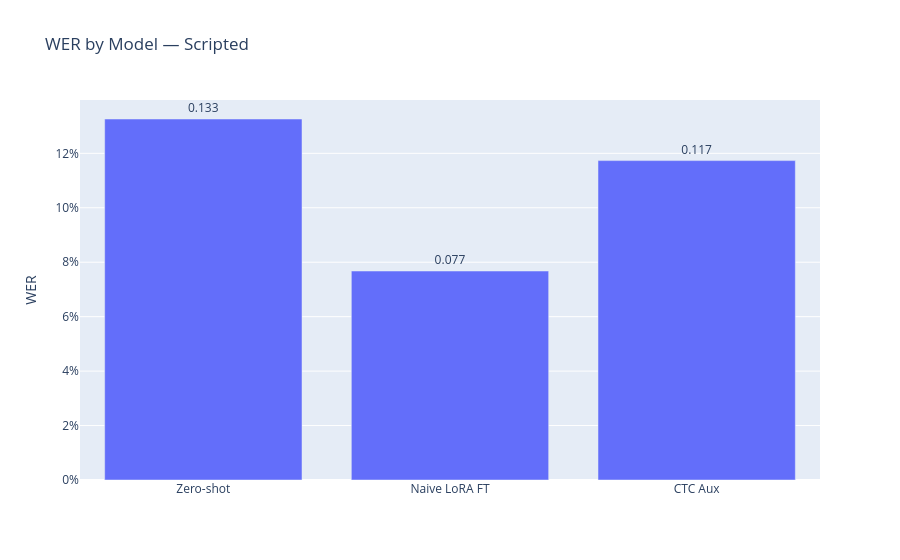
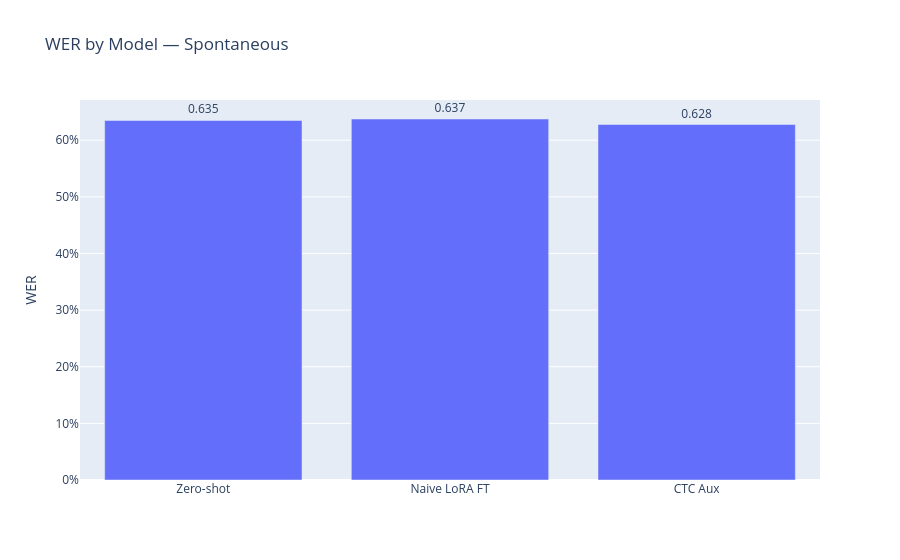

Notebook code for these charts, in order:
### Code cell
# ── Overall WER bar charts — one per split ───────────────────────────────────
for split in SPLITS:
    sub = overall_df[overall_df["Split"] == split]

    fig = go.Figure()
    fig.add_trace(go.Bar(
        name=split.capitalize(),
        x=sub["Model"].tolist(),
        y=sub["WER"].tolist(),
        text=[f"{v:.3f}" for v in sub["WER"]],
        textposition="outside",
    ))
    fig.update_layout(
        title=f"WER by Model — {split.capitalize()}",
        showlegend=False,
    )
    fig.update_yaxes(title_text="WER", tickformat=".0%")
    fig.show()

### Figure 1 — Plotly figure (JSON) as saved in the notebook; plotly's stock layout.template omitted (floating-point values rounded to 4 significant figures)
{"data": [{"name": "Scripted", "text": ["0.133", "0.077", "0.117"], "textposition": "outside", "type": "bar", "x": ["Zero-shot", "Naive LoRA FT", "CTC Aux"], "y": [0.1326, 0.07677, 0.1173]}], "layout": {"showlegend": false, "title": {"text": "WER by Model — Scripted"}, "yaxis": {"tickformat": ".0%", "title": {"text": "WER"}}}}

### Figure 2 — Plotly figure (JSON) as saved in the notebook; plotly's stock layout.template omitted (floating-point values rounded to 4 significant figures)
{"data": [{"name": "Spontaneous", "text": ["0.635", "0.637", "0.628"], "textposition": "outside", "type": "bar", "x": ["Zero-shot", "Naive LoRA FT", "CTC Aux"], "y": [0.6349, 0.6375, 0.6278]}], "layout": {"showlegend": false, "title": {"text": "WER by Model — Spontaneous"}, "yaxis": {"tickformat": ".0%", "title": {"text": "WER"}}}}
